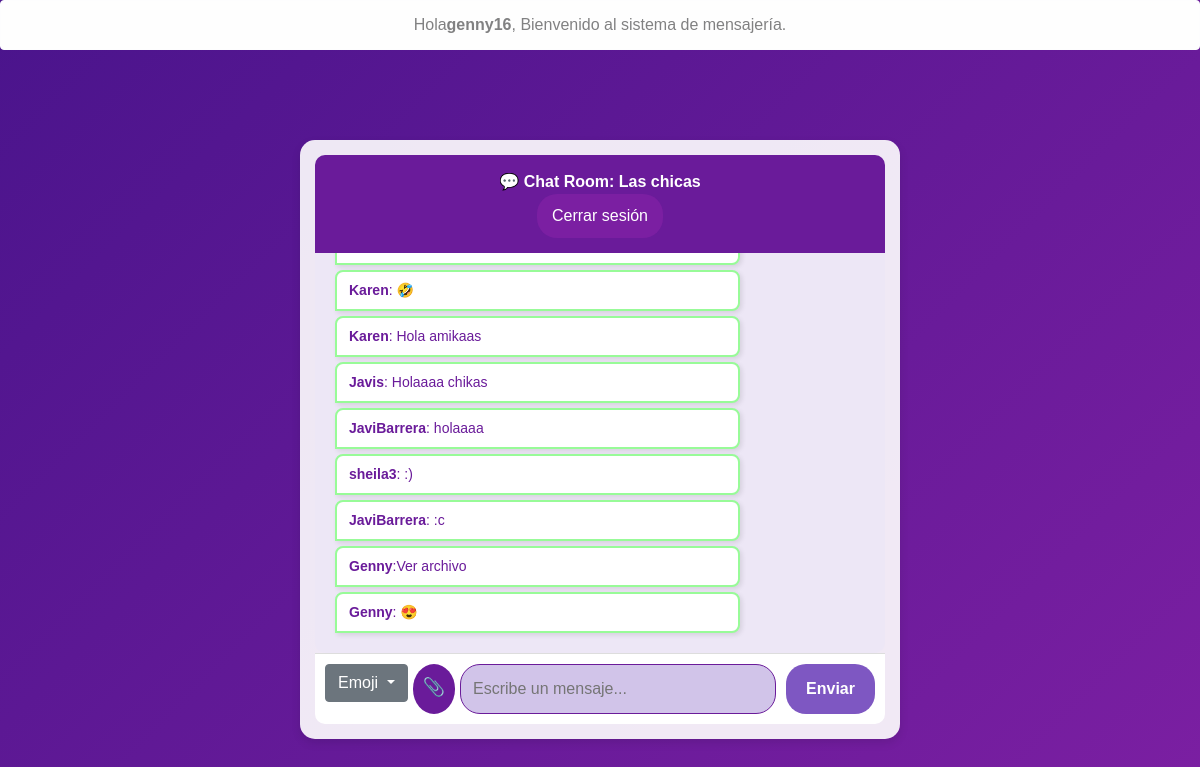
Screenshot of /chat_4 (signed in) with the database file from the repository.
### chatapp/models.py (models this page shows, shortened)
class Room(models.Model):
    name = models.CharField(max_length=20)
    slug = models.SlugField(max_length=100)

class Message(models.Model):
    user = models.ForeignKey(User, on_delete=models.CASCADE)
    content = models.TextField(blank=True, null=True)  # Mensaje opcional si es solo archivo
    room = models.ForeignKey(Room, on_delete=models.CASCADE)
    created_on = models.DateTimeField(default=now)  # Usa la hora del sistema
    attachment = models.FileField(upload_to="chat_files/", blank=True, null=True)  # Permitir archivos adjuntos

### chatapp/views.py (the view)
# urls.py: path("<str:slug>", views.room, name="room"),
def room(request,slug):
    room_name=Room.objects.get(slug=slug).name
    messages=Message.objects.filter(room=Room.objects.get(slug=slug))
    return render(request, "room.html",{"room_name":room_name,"slug":slug,'messages':messages})

### templates/room.html (shortened to what this page needs)
{% extends 'base.html' %}
{% block content %}
{% if user.is_authenticated %}
<div class="chat-container">
  <div class="chat-header">
    💬 Chat Room: {{ room_name }}
    <form action="{% url 'logout' %}" method="post">
      <button type="submit" class="btn btn-logout">Cerrar sesión</button>
    </form>
  </div>
  <div class="chat-body" id="chatbox">
    {% if messages %}
      {% for message in messages %}
        <div class="chat-message {% if message.user == request.user %}text-right{% else %}text-left{% endif %}">
          <b>{{ message.user.username }}</b>:
          {% if message.content %}
            {{ message.content }}
          {% endif %}
          {% if message.attachment %}
            <br><a href="{{ message.attachment.url }}" class="file-link" target="_blank">Ver archivo</a>
          {% endif %}
        </div>
      {% endfor %}
    {% else %}
      <p class="text-center text-muted">No hay mensajes en esta sala.</p>
    {% endif %}
  </div>
  <div class="chat-footer">
    <div class="dropdown">
      <button class="btn btn-secondary dropdown-toggle" type="button" data-toggle="dropdown" aria-expanded="false">
        Emoji
      </button>
    </div>
    <label for="file_input" id="file_input_label">📎</label>
    <input id="my_input" type="text" placeholder="Escribe un mensaje..." required>
    <button id="submit_button">Enviar</button>
  </div>
</div>
{% endif %}
{% endblock %}

### templates/base.html (shortened to what this page needs)
<!doctype html>
<html lang="en">
  <head>
    <link rel="stylesheet" href="https://cdn.jsdelivr.net/npm/bootstrap@4.3.1/dist/css/bootstrap.min.css">
  </head>
  <body>
    {% block header%}
    <div class="alert alert-light text-center d-flex justify-content-center align-items-center" role="alert">
      Hola <b> {{ user.username }} </b>, Bienvenido al sistema de mensajería.
    </div>
      <br/>
    {% endblock %}
    <main>
      {% block content %}
      {% endblock %}
    </main>
  </body>
</html>

### templates/base.html (style rules this page uses)
.chat-message { width: 100%; border: 2px solid palegreen; border-radius: 6px; margin: 2px 0px; }

### templates/room.html (style rules this page uses)
body { background: linear-gradient(135deg, #4A148C, #7B1FA2); font-family: 'Poppins', sans-serif; }
.chat-container { max-width: 600px; margin: 50px auto; background: rgba(255, 255, 255, 0.9); padding: 15px; border-radius: 15px; box-shadow: 0 4px 10px rgba(0, 0, 0, 0.1); overflow: hidden; }
.btn-logout { background: #7b1fa2; color: white; border: none; padding: 10px 15px; border-radius: 20px; transition: background 0.3s, transform 0.2s; }
.chat-header { background: #6A1B9A; color: white; padding: 15px; font-weight: bold; text-align: center; border-radius: 10px 10px 0 0; }
.chat-body { padding: 15px; max-height: 400px; overflow-y: auto; background: #EDE7F6; border-radius: 0 0 10px 10px; }
.chat-message { display: flex; max-width: 75%; padding: 10px; margin: 5px; border-radius: 10px; font-size: 14px; word-wrap: break-word; clear: both; }
.text-left { background-color: #FFFFFF; color: #6A1B9A; align-self: flex-start; border-radius: 8px 8px 8px 0; padding: 8px 12px; box-shadow: 2px 2px 5px rgba(0, 0, 0, 0.1); }
.chat-footer { display: flex; padding: 10px; background: white; border-top: 1px solid #ddd; border-radius: 0 0 10px 10px; }
#my_input { flex: 1; padding: 12px; border: 1px solid #6A1B9A; border-radius: 20px; outline: none; background: #D1C4E9; color: #6A1B9A; }
#submit_button { background: #7E57C2; border: none; padding: 12px 20px; margin-left: 10px; color: white; font-weight: bold; border-radius: 20px; cursor: pointer; transition: 0.3s; }
#emoji_button, #file_input_label { background: #6A1B9A; border: none; padding: 10px; margin: 0 5px; color: white; font-size: 18px; border-radius: 50%; cursor: pointer; transition: 0.3s; }
.file-link { color: #6A1B9A; text-decoration: none; }

### rows the page displays
Room: name "Las chicas"
Message: user.username "Karen", content "🤣"
Message: user.username "Karen", content "Hola amikaas"
Message: user.username "Javis", content "Holaaaa chikas"
Message: user.username "JaviBarrera", content "holaaaa"
Message: user.username "sheila3", content ":)"
Message: user.username "JaviBarrera", content ":c"
Message: user.username "Genny"
Message: user.username "Genny", content "😍"

### other values shown
{{ user.username }} "genny16"
